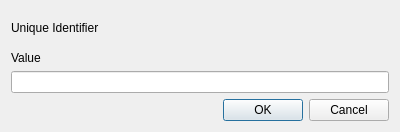
<?xml version="1.0" encoding="UTF-8"?>
<ui version="4.0">
 <class>UniqueIdentifierDialog</class>
 <widget class="QDialog" name="UniqueIdentifierDialog">
  <property name="geometry">
   <rect>
    <x>0</x>
    <y>0</y>
    <width>400</width>
    <height>132</height>
   </rect>
  </property>
  <property name="windowTitle">
   <string>UniqueIdentifierDialog</string>
  </property>
  <layout class="QHBoxLayout" name="horizontalLayout_2">
   <item>
    <layout class="QVBoxLayout" name="verticalLayout_2">
     <item>
      <widget class="QLabel" name="labelDescription">
       <property name="text">
        <string>Unique Identifier</string>
       </property>
      </widget>
     </item>
     <item>
      <layout class="QVBoxLayout" name="verticalLayout">
       <item>
        <widget class="QLabel" name="labelValue">
         <property name="text">
          <string>Value</string>
         </property>
        </widget>
       </item>
       <item>
        <widget class="QLineEdit" name="lineEditValue"/>
       </item>
      </layout>
     </item>
     <item>
      <layout class="QHBoxLayout" name="horizontalLayout">
       <item>
        <spacer name="horizontalSpacer">
         <property name="orientation">
          <enum>Qt::Horizontal</enum>
         </property>
         <property name="sizeHint" stdset="0">
          <size>
           <width>40</width>
           <height>20</height>
          </size>
         </property>
        </spacer>
       </item>
       <item>
        <widget class="QPushButton" name="pushButtonOK">
         <property name="text">
          <string>OK</string>
         </property>
        </widget>
       </item>
       <item>
        <widget class="QPushButton" name="pushButtonCancel">
         <property name="text">
          <string>Cancel</string>
         </property>
        </widget>
       </item>
      </layout>
     </item>
    </layout>
   </item>
  </layout>
 </widget>
 <layoutdefault spacing="6" margin="11"/>
 <resources/>
 <connections>
  <connection>
   <sender>pushButtonCancel</sender>
   <signal>clicked()</signal>
   <receiver>UniqueIdentifierDialog</receiver>
   <slot>reject()</slot>
   <hints>
    <hint type="sourcelabel">
     <x>369</x>
     <y>110</y>
    </hint>
    <hint type="destinationlabel">
     <x>375</x>
     <y>204</y>
    </hint>
   </hints>
  </connection>
  <connection>
   <sender>pushButtonOK</sender>
   <signal>clicked()</signal>
   <receiver>UniqueIdentifierDialog</receiver>
   <slot>onOKPressed()</slot>
   <hints>
    <hint type="sourcelabel">
     <x>285</x>
     <y>111</y>
    </hint>
    <hint type="destinationlabel">
     <x>287</x>
     <y>134</y>
    </hint>
   </hints>
  </connection>
 </connections>
 <slots>
  <slot>onOKPressed()</slot>
 </slots>
</ui>
